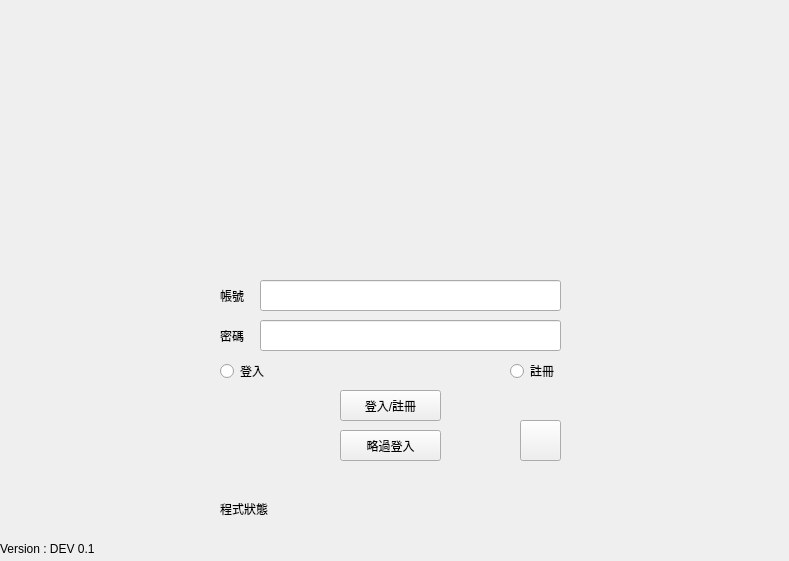
<?xml version="1.0" encoding="UTF-8"?>
<ui version="4.0">
 <class>MainWindow</class>
 <widget class="QMainWindow" name="MainWindow">
  <property name="geometry">
   <rect>
    <x>0</x>
    <y>0</y>
    <width>789</width>
    <height>561</height>
   </rect>
  </property>
  <property name="windowTitle">
   <string>MainWindow</string>
  </property>
  <widget class="QWidget" name="centralwidget">
   <widget class="QStackedWidget" name="AppContainer">
    <property name="geometry">
     <rect>
      <x>0</x>
      <y>0</y>
      <width>791</width>
      <height>561</height>
     </rect>
    </property>
    <property name="currentIndex">
     <number>1</number>
    </property>
    <widget class="QWidget" name="AppPage">
     <widget class="QStackedWidget" name="Page">
      <property name="geometry">
       <rect>
        <x>30</x>
        <y>70</y>
        <width>731</width>
        <height>381</height>
       </rect>
      </property>
      <property name="currentIndex">
       <number>0</number>
      </property>
      <widget class="QWidget" name="home_page">
       <widget class="QLineEdit" name="lineEdit">
        <property name="geometry">
         <rect>
          <x>10</x>
          <y>10</y>
          <width>661</width>
          <height>41</height>
         </rect>
        </property>
        <property name="placeholderText">
         <string>搜尋開發者或是資料包</string>
        </property>
       </widget>
       <widget class="QPushButton" name="pushButton_3">
        <property name="geometry">
         <rect>
          <x>680</x>
          <y>10</y>
          <width>41</width>
          <height>41</height>
         </rect>
        </property>
        <property name="text">
         <string>PushButton</string>
        </property>
       </widget>
       <widget class="QScrollArea" name="scrollArea">
        <property name="geometry">
         <rect>
          <x>10</x>
          <y>60</y>
          <width>711</width>
          <height>111</height>
         </rect>
        </property>
        <property name="widgetResizable">
         <bool>true</bool>
        </property>
        <widget class="QWidget" name="MainPageDatapacks">
         <property name="enabled">
          <bool>true</bool>
         </property>
         <property name="geometry">
          <rect>
           <x>0</x>
           <y>0</y>
           <width>707</width>
           <height>107</height>
          </rect>
         </property>
         <property name="minimumSize">
          <size>
           <width>0</width>
           <height>0</height>
          </size>
         </property>
         <widget class="QWidget" name="widget" native="true">
          <property name="geometry">
           <rect>
            <x>0</x>
            <y>0</y>
            <width>111</width>
            <height>80</height>
           </rect>
          </property>
          <widget class="QLabel" name="label">
           <property name="geometry">
            <rect>
             <x>20</x>
             <y>0</y>
             <width>71</width>
             <height>61</height>
            </rect>
           </property>
           <property name="text">
            <string>TextLabel</string>
           </property>
          </widget>
          <widget class="QLabel" name="label_5">
           <property name="geometry">
            <rect>
             <x>0</x>
             <y>60</y>
             <width>58</width>
             <height>18</height>
            </rect>
           </property>
           <property name="text">
            <string>TextLabel</string>
           </property>
          </widget>
         </widget>
         <widget class="QWidget" name="widget_2" native="true">
          <property name="geometry">
           <rect>
            <x>120</x>
            <y>0</y>
            <width>111</width>
            <height>80</height>
           </rect>
          </property>
          <widget class="QLabel" name="label_12">
           <property name="geometry">
            <rect>
             <x>20</x>
             <y>0</y>
             <width>71</width>
             <height>61</height>
            </rect>
           </property>
           <property name="text">
            <string>TextLabel</string>
           </property>
          </widget>
          <widget class="QLabel" name="label_13">
           <property name="geometry">
            <rect>
             <x>0</x>
             <y>60</y>
             <width>111</width>
             <height>18</height>
            </rect>
           </property>
           <property name="text">
            <string>TextLabel</string>
           </property>
          </widget>
         </widget>
         <widget class="QWidget" name="widget_3" native="true">
          <property name="geometry">
           <rect>
            <x>240</x>
            <y>0</y>
            <width>111</width>
            <height>80</height>
           </rect>
          </property>
          <widget class="QLabel" name="label_16">
           <property name="geometry">
            <rect>
             <x>20</x>
             <y>0</y>
             <width>71</width>
             <height>61</height>
            </rect>
           </property>
           <property name="text">
            <string>TextLabel</string>
           </property>
          </widget>
          <widget class="QLabel" name="label_17">
           <property name="geometry">
            <rect>
             <x>0</x>
             <y>60</y>
             <width>111</width>
             <height>18</height>
            </rect>
           </property>
           <property name="text">
            <string>TextLabel</string>
           </property>
          </widget>
         </widget>
         <widget class="QWidget" name="widget_4" native="true">
          <property name="geometry">
           <rect>
            <x>360</x>
            <y>0</y>
            <width>111</width>
            <height>80</height>
           </rect>
          </property>
          <widget class="QLabel" name="label_24">
           <property name="geometry">
            <rect>
             <x>20</x>
             <y>0</y>
             <width>71</width>
             <height>61</height>
            </rect>
           </property>
           <property name="text">
            <string>TextLabel</string>
           </property>
          </widget>
          <widget class="QLabel" name="label_25">
           <property name="geometry">
            <rect>
             <x>0</x>
             <y>60</y>
             <width>111</width>
             <height>18</height>
            </rect>
           </property>
           <property name="text">
            <string>TextLabel</string>
           </property>
          </widget>
         </widget>
        </widget>
       </widget>
       <widget class="QPushButton" name="pushButton_7">
        <property name="geometry">
         <rect>
          <x>640</x>
          <y>340</y>
          <width>88</width>
          <height>34</height>
         </rect>
        </property>
        <property name="text">
         <string>上架資料包</string>
        </property>
       </widget>
      </widget>
      <widget class="QWidget" name="set_user_data_page">
       <widget class="QLabel" name="background_setuserpage">
        <property name="geometry">
         <rect>
          <x>0</x>
          <y>0</y>
          <width>731</width>
          <height>381</height>
         </rect>
        </property>
        <property name="styleSheet">
         <string notr="true"/>
        </property>
        <property name="text">
         <string/>
        </property>
        <property name="pixmap">
         <pixmap resource="Images.qrc">:/image/Deafault_Background.png</pixmap>
        </property>
       </widget>
       <widget class="QWidget" name="userselfcolorboard" native="true">
        <property name="geometry">
         <rect>
          <x>10</x>
          <y>10</y>
          <width>231</width>
          <height>111</height>
         </rect>
        </property>
        <property name="styleSheet">
         <string notr="true">background-color:rgba(37, 139, 234,130) ; border-radius:25px;</string>
        </property>
        <widget class="QLabel" name="user_icon_setting">
         <property name="geometry">
          <rect>
           <x>20</x>
           <y>30</y>
           <width>51</width>
           <height>51</height>
          </rect>
         </property>
         <property name="styleSheet">
          <string notr="true"/>
         </property>
         <property name="text">
          <string/>
         </property>
         <property name="pixmap">
          <pixmap resource="Images.qrc">:/image/user_icon.png</pixmap>
         </property>
        </widget>
        <widget class="QTextEdit" name="setuserpage_description">
         <property name="geometry">
          <rect>
           <x>70</x>
           <y>50</y>
           <width>131</width>
           <height>51</height>
          </rect>
         </property>
         <property name="styleSheet">
          <string notr="true">border-radius:5;background-color:rgba(0,0,0,0);</string>
         </property>
         <property name="html">
          <string>&lt;!DOCTYPE HTML PUBLIC &quot;-//W3C//DTD HTML 4.0//EN&quot; &quot;http://www.w3.org/TR/REC-html40/strict.dtd&quot;&gt;
&lt;html&gt;&lt;head&gt;&lt;meta name=&quot;qrichtext&quot; content=&quot;1&quot; /&gt;&lt;style type=&quot;text/css&quot;&gt;
p, li { white-space: pre-wrap; }
&lt;/style&gt;&lt;/head&gt;&lt;body style=&quot; font-family:'Noto Sans'; font-size:10pt; font-weight:400; font-style:normal;&quot;&gt;
&lt;p style=&quot;-qt-paragraph-type:empty; margin-top:0px; margin-bottom:0px; margin-left:0px; margin-right:0px; -qt-block-indent:0; text-indent:0px;&quot;&gt;&lt;br /&gt;&lt;/p&gt;&lt;/body&gt;&lt;/html&gt;</string>
         </property>
         <property name="placeholderText">
          <string>因為這裡不支援我換行，我直接寫在程式</string>
         </property>
        </widget>
        <widget class="QLineEdit" name="setpage_username">
         <property name="geometry">
          <rect>
           <x>72</x>
           <y>31</y>
           <width>151</width>
           <height>21</height>
          </rect>
         </property>
         <property name="styleSheet">
          <string notr="true">border-radius:5;background-color:rgba(0,0,0,0);</string>
         </property>
         <property name="text">
          <string/>
         </property>
         <property name="placeholderText">
          <string>點擊編輯使用者名稱</string>
         </property>
        </widget>
       </widget>
       <widget class="QScrollArea" name="scrollArea_2">
        <property name="geometry">
         <rect>
          <x>10</x>
          <y>150</y>
          <width>711</width>
          <height>81</height>
         </rect>
        </property>
        <property name="minimumSize">
         <size>
          <width>0</width>
          <height>0</height>
         </size>
        </property>
        <property name="styleSheet">
         <string notr="true"/>
        </property>
        <property name="widgetResizable">
         <bool>true</bool>
        </property>
        <widget class="QWidget" name="scrollAreaWidgetContents">
         <property name="geometry">
          <rect>
           <x>0</x>
           <y>0</y>
           <width>1000</width>
           <height>56</height>
          </rect>
         </property>
         <property name="minimumSize">
          <size>
           <width>1000</width>
           <height>0</height>
          </size>
         </property>
        </widget>
       </widget>
       <widget class="QLabel" name="label_27">
        <property name="geometry">
         <rect>
          <x>10</x>
          <y>130</y>
          <width>711</width>
          <height>101</height>
         </rect>
        </property>
        <property name="styleSheet">
         <string notr="true">background-color:rgb(48,54,58)</string>
        </property>
        <property name="text">
         <string/>
        </property>
       </widget>
       <widget class="QLabel" name="label_30">
        <property name="geometry">
         <rect>
          <x>10</x>
          <y>130</y>
          <width>201</width>
          <height>18</height>
         </rect>
        </property>
        <property name="text">
         <string>這位開發者開發的資料包</string>
        </property>
       </widget>
       <widget class="QLabel" name="label_31">
        <property name="geometry">
         <rect>
          <x>280</x>
          <y>10</y>
          <width>251</width>
          <height>18</height>
         </rect>
        </property>
        <property name="styleSheet">
         <string notr="true">color:rgb(0,0,0)</string>
        </property>
        <property name="text">
         <string>設定使用者資料板的顏色</string>
        </property>
       </widget>
       <widget class="QSpinBox" name="userdatasetR">
        <property name="geometry">
         <rect>
          <x>280</x>
          <y>50</y>
          <width>52</width>
          <height>32</height>
         </rect>
        </property>
        <property name="maximum">
         <number>255</number>
        </property>
        <property name="value">
         <number>37</number>
        </property>
       </widget>
       <widget class="QSpinBox" name="userdatasetG">
        <property name="geometry">
         <rect>
          <x>330</x>
          <y>50</y>
          <width>52</width>
          <height>32</height>
         </rect>
        </property>
        <property name="maximum">
         <number>255</number>
        </property>
        <property name="value">
         <number>139</number>
        </property>
       </widget>
       <widget class="QSpinBox" name="userdatasetB">
        <property name="geometry">
         <rect>
          <x>380</x>
          <y>50</y>
          <width>52</width>
          <height>32</height>
         </rect>
        </property>
        <property name="maximum">
         <number>255</number>
        </property>
        <property name="value">
         <number>234</number>
        </property>
       </widget>
       <widget class="QSpinBox" name="userdatasetA">
        <property name="geometry">
         <rect>
          <x>430</x>
          <y>50</y>
          <width>52</width>
          <height>32</height>
         </rect>
        </property>
        <property name="maximum">
         <number>255</number>
        </property>
        <property name="value">
         <number>130</number>
        </property>
       </widget>
       <widget class="QLabel" name="label_32">
        <property name="geometry">
         <rect>
          <x>290</x>
          <y>30</y>
          <width>41</width>
          <height>18</height>
         </rect>
        </property>
        <property name="styleSheet">
         <string notr="true">color:rgb(0,0,0)</string>
        </property>
        <property name="text">
         <string>R(紅)</string>
        </property>
       </widget>
       <widget class="QLabel" name="label_33">
        <property name="geometry">
         <rect>
          <x>340</x>
          <y>30</y>
          <width>41</width>
          <height>18</height>
         </rect>
        </property>
        <property name="styleSheet">
         <string notr="true">color:rgb(0,0,0)</string>
        </property>
        <property name="text">
         <string>G(綠)</string>
        </property>
       </widget>
       <widget class="QLabel" name="label_34">
        <property name="geometry">
         <rect>
          <x>390</x>
          <y>30</y>
          <width>41</width>
          <height>18</height>
         </rect>
        </property>
        <property name="styleSheet">
         <string notr="true">color:rgb(0,0,0)</string>
        </property>
        <property name="text">
         <string>B(藍)</string>
        </property>
       </widget>
       <widget class="QLabel" name="label_35">
        <property name="geometry">
         <rect>
          <x>430</x>
          <y>30</y>
          <width>151</width>
          <height>18</height>
         </rect>
        </property>
        <property name="styleSheet">
         <string notr="true">color:rgb(0,0,0)</string>
        </property>
        <property name="text">
         <string>A(透明度)</string>
        </property>
       </widget>
       <widget class="QPushButton" name="pushButton_4">
        <property name="geometry">
         <rect>
          <x>640</x>
          <y>340</y>
          <width>88</width>
          <height>34</height>
         </rect>
        </property>
        <property name="text">
         <string>更改背景圖片</string>
        </property>
       </widget>
       <widget class="QPushButton" name="pushButton_5">
        <property name="geometry">
         <rect>
          <x>440</x>
          <y>340</y>
          <width>88</width>
          <height>34</height>
         </rect>
        </property>
        <property name="text">
         <string>完成設定</string>
        </property>
       </widget>
       <widget class="QPushButton" name="pushButton_6">
        <property name="geometry">
         <rect>
          <x>540</x>
          <y>340</y>
          <width>91</width>
          <height>34</height>
         </rect>
        </property>
        <property name="text">
         <string>更變頭像</string>
        </property>
       </widget>
       <zorder>background_setuserpage</zorder>
       <zorder>userselfcolorboard</zorder>
       <zorder>label_27</zorder>
       <zorder>scrollArea_2</zorder>
       <zorder>label_30</zorder>
       <zorder>label_31</zorder>
       <zorder>userdatasetR</zorder>
       <zorder>userdatasetG</zorder>
       <zorder>userdatasetB</zorder>
       <zorder>userdatasetA</zorder>
       <zorder>label_32</zorder>
       <zorder>label_33</zorder>
       <zorder>label_34</zorder>
       <zorder>label_35</zorder>
       <zorder>pushButton_4</zorder>
       <zorder>pushButton_5</zorder>
       <zorder>pushButton_6</zorder>
      </widget>
     </widget>
     <widget class="QWidget" name="top_container" native="true">
      <property name="geometry">
       <rect>
        <x>0</x>
        <y>0</y>
        <width>791</width>
        <height>71</height>
       </rect>
      </property>
      <widget class="QLabel" name="usericon">
       <property name="geometry">
        <rect>
         <x>10</x>
         <y>10</y>
         <width>51</width>
         <height>51</height>
        </rect>
       </property>
       <property name="text">
        <string>TextLabel</string>
       </property>
      </widget>
      <widget class="QLabel" name="label_2">
       <property name="geometry">
        <rect>
         <x>70</x>
         <y>20</y>
         <width>111</width>
         <height>31</height>
        </rect>
       </property>
       <property name="text">
        <string>訪客</string>
       </property>
      </widget>
      <widget class="QPushButton" name="pushButton_2">
       <property name="geometry">
        <rect>
         <x>730</x>
         <y>10</y>
         <width>51</width>
         <height>51</height>
        </rect>
       </property>
       <property name="text">
        <string>PushButton</string>
       </property>
      </widget>
      <zorder>pushButton_2</zorder>
      <zorder>usericon</zorder>
      <zorder>label_2</zorder>
     </widget>
     <widget class="QLabel" name="label_4">
      <property name="geometry">
       <rect>
        <x>0</x>
        <y>490</y>
        <width>791</width>
        <height>71</height>
       </rect>
      </property>
      <property name="text">
       <string/>
      </property>
      <property name="pixmap">
       <pixmap resource="Images.qrc">:/image/AD.png</pixmap>
      </property>
     </widget>
     <widget class="QLabel" name="status">
      <property name="geometry">
       <rect>
        <x>0</x>
        <y>470</y>
        <width>781</width>
        <height>18</height>
       </rect>
      </property>
      <property name="text">
       <string/>
      </property>
     </widget>
    </widget>
    <widget class="QWidget" name="Login_RegisterPage">
     <widget class="QLabel" name="Username">
      <property name="geometry">
       <rect>
        <x>220</x>
        <y>280</y>
        <width>41</width>
        <height>31</height>
       </rect>
      </property>
      <property name="text">
       <string>帳號</string>
      </property>
     </widget>
     <widget class="QLineEdit" name="LR_username">
      <property name="geometry">
       <rect>
        <x>260</x>
        <y>280</y>
        <width>301</width>
        <height>31</height>
       </rect>
      </property>
     </widget>
     <widget class="QLineEdit" name="LR_password">
      <property name="geometry">
       <rect>
        <x>260</x>
        <y>320</y>
        <width>301</width>
        <height>31</height>
       </rect>
      </property>
     </widget>
     <widget class="QLabel" name="Password">
      <property name="geometry">
       <rect>
        <x>220</x>
        <y>320</y>
        <width>41</width>
        <height>31</height>
       </rect>
      </property>
      <property name="text">
       <string>密碼</string>
      </property>
     </widget>
     <widget class="QPushButton" name="LR_Trigger">
      <property name="geometry">
       <rect>
        <x>340</x>
        <y>390</y>
        <width>101</width>
        <height>31</height>
       </rect>
      </property>
      <property name="text">
       <string>登入/註冊</string>
      </property>
     </widget>
     <widget class="QLabel" name="label_3">
      <property name="geometry">
       <rect>
        <x>0</x>
        <y>0</y>
        <width>791</width>
        <height>271</height>
       </rect>
      </property>
      <property name="text">
       <string/>
      </property>
      <property name="pixmap">
       <pixmap resource="Images.qrc">:/image/TITLE_PAGE.png</pixmap>
      </property>
     </widget>
     <widget class="QRadioButton" name="Login">
      <property name="geometry">
       <rect>
        <x>220</x>
        <y>360</y>
        <width>101</width>
        <height>22</height>
       </rect>
      </property>
      <property name="text">
       <string>登入</string>
      </property>
     </widget>
     <widget class="QRadioButton" name="Register">
      <property name="geometry">
       <rect>
        <x>510</x>
        <y>360</y>
        <width>101</width>
        <height>22</height>
       </rect>
      </property>
      <property name="text">
       <string>註冊</string>
      </property>
     </widget>
     <widget class="QPushButton" name="pushButton">
      <property name="geometry">
       <rect>
        <x>520</x>
        <y>420</y>
        <width>41</width>
        <height>41</height>
       </rect>
      </property>
      <property name="autoFillBackground">
       <bool>true</bool>
      </property>
      <property name="text">
       <string/>
      </property>
      <property name="icon">
       <iconset resource="Images.qrc">
        <normaloff>:/image/LANG.png</normaloff>:/image/LANG.png</iconset>
      </property>
      <property name="iconSize">
       <size>
        <width>42</width>
        <height>42</height>
       </size>
      </property>
     </widget>
     <widget class="QPushButton" name="LR_Trigger_2">
      <property name="geometry">
       <rect>
        <x>340</x>
        <y>430</y>
        <width>101</width>
        <height>31</height>
       </rect>
      </property>
      <property name="text">
       <string>略過登入</string>
      </property>
     </widget>
     <widget class="QLabel" name="label_6">
      <property name="geometry">
       <rect>
        <x>220</x>
        <y>500</y>
        <width>58</width>
        <height>18</height>
       </rect>
      </property>
      <property name="text">
       <string>程式狀態</string>
      </property>
     </widget>
     <widget class="QLabel" name="LR_status">
      <property name="geometry">
       <rect>
        <x>290</x>
        <y>500</y>
        <width>271</width>
        <height>18</height>
       </rect>
      </property>
      <property name="text">
       <string/>
      </property>
     </widget>
     <widget class="QLabel" name="label_7">
      <property name="geometry">
       <rect>
        <x>0</x>
        <y>540</y>
        <width>361</width>
        <height>18</height>
       </rect>
      </property>
      <property name="text">
       <string>Version : DEV 0.1</string>
      </property>
     </widget>
    </widget>
   </widget>
  </widget>
 </widget>
 <resources>
  <include location="Images.qrc"/>
 </resources>
 <connections/>
</ui>
